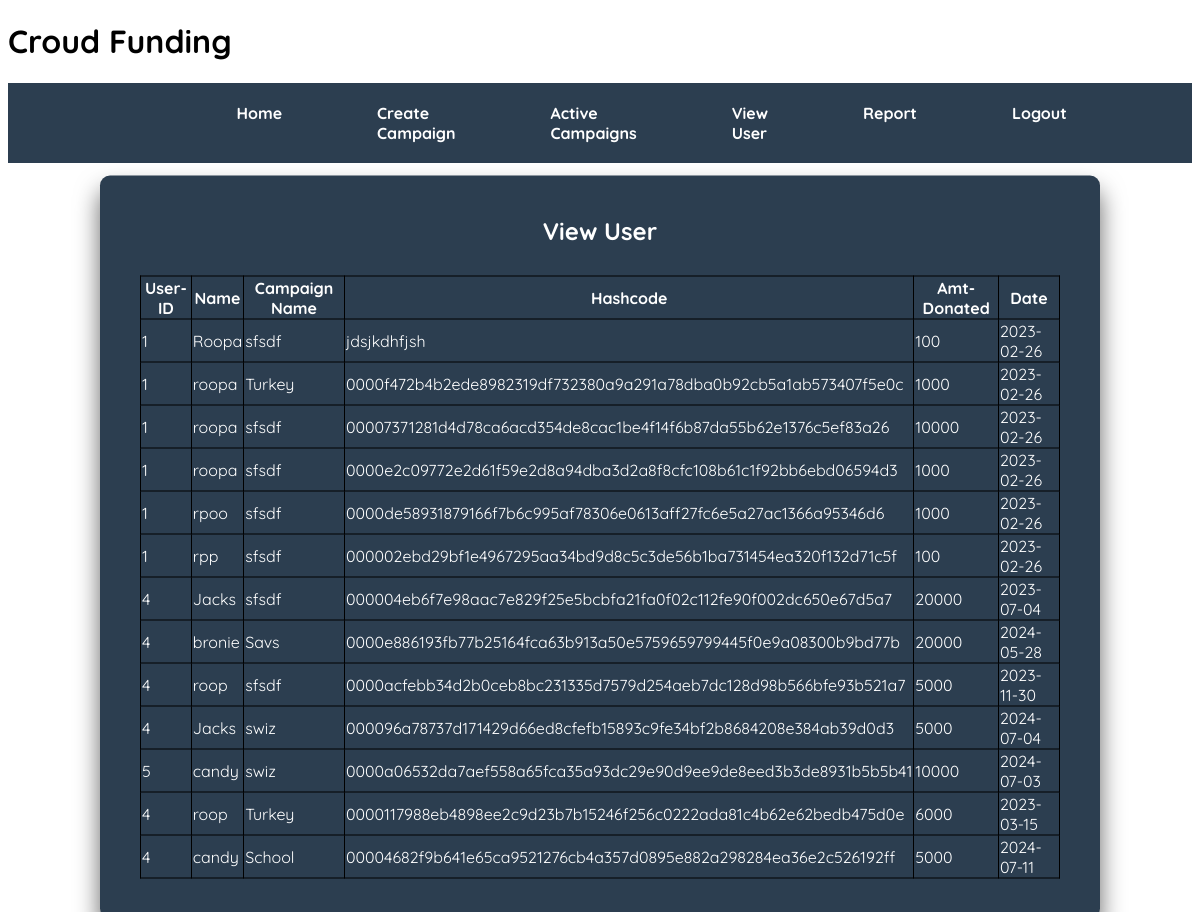
Page /viewuser on the committed database.
### fundapp/models.py (models this page shows, shortened)
class userdonation(models.Model):
    id = models.AutoField(primary_key=True)
    uid = models.CharField(max_length=30, null=False)
    first_name = models.CharField(max_length=30)
    cid = models.CharField(max_length=30, null=False)
    cname = models.CharField(max_length=30, null=False)
    hash_code = models.CharField(max_length=30, null=False)
    amt_donate = models.CharField(max_length=30, null=False)
    donated_on= models.CharField(max_length=30, null=False)

### fundapp/views.py (the view)
# urls.py: path('viewuser', views.viewuser,name='viewuser'),
def viewuser(request):
    viewuser = userdonation.objects.all()
    context = {
        'viewuser': viewuser
    }
    return render(request, "fundapp/viewuser.html", context)

### fundapp/templates/fundapp/viewuser.html (shortened to what this page needs)
<!DOCTYPE html>
<html lang="en">
<head>
     {% load static %}
    <link rel="stylesheet" type="text/css" href="{% static 'css/entrystyle.css' %}">
  <link rel="stylesheet" type="text/css" href="{% static 'css/homestyle.css' %}">
</head>
<body>
<div class="headlabel" >  <h1>Croud Funding</h1> </div>
<div>
    <header class="logo" >
        <nav>
            <ul >
                <li><a href="/homepage" style="color: #fff;">Home</a></li>
                <li><a href="/createcamp" style="color: #fff;">Create Campaign</a></li>
                <li><a href="/activecamp" style="color: #fff;">Active Campaigns</a></li>
                <li><a href="/viewuser" style="color: #fff;">View User</a></li>
                <li><a href="/report" style="color: #fff;">Report</a></li>
                <li><a href="/Login" style="color: #fff;">Logout</a></li>
            </ul>
        </nav>
    </header>
    </div>
<div class="login-box">
  <h2>View User</h2>
  <form>
 <table style="width:100%">
  <tr>
    <th>User-ID</th>
    <th>Name</th>
    <th>Campaign Name</th>
      <th>Hashcode</th>
    <th>Amt-Donated</th>
    <th>Date</th>
  </tr>
      {% for viewuser in viewuser %}
  <tr>
      <td>{{viewuser.uid}}</td>
    <td>{{viewuser.first_name}}</td>
    <td>{{viewuser.cname}}</td>
    <td>{{viewuser.hash_code}}</td>
    <td>{{viewuser.amt_donate}}</td>
    <td>{{viewuser.donated_on}}</td>
  </tr>
        {% endfor %}
</table>
  </form>
</div>
</body>
</html>

### fundapp/static/css/entrystyle.css (style rules this page uses)
.login-box { position: absolute; top: 60%; left: 50%; width: 1000px; padding: 40px; transform: translate(-50%, -50%); background: #2C3E50; box-sizing: border-box; box-shadow: 0 15px 25px rgba(0,0,0,.6); border-radius: 10px; }
.login-box h2 { margin: 0 0 30px; padding: 0; color: #fff; text-align: center; }

### fundapp/static/css/homestyle.css (style rules this page uses)
body { font-family: 'Quicksand', sans-serif; }
a { text-decoration: none; }
li { list-style-type: none; }
header { display: flex; flex-direction: row; align-items: center; padding: 0px 10%; background-color: #2C3E50; justify-content: space-between; height: 80px; }
.logo { color: #fff; font-weight: 900; }
nav ul { display: flex; flex-direction: row; }
nav ul li { margin-left: 50px; margin-right: 5px; }
nav ul li a { color: #000; display: block; padding: 10px 20px; border-radius: 1px; }

### fundapp/templates/fundapp/viewuser.html (style rules this page uses)
table, th, td { border:1px solid black; height:30px; border-collapse: collapse; color:#fff; }

### rows in the picture
userdonation: uid "1", first_name "Roopa", cname "sfsdf", hash_code "jdsjkdhfjsh", amt_donate "100", donated_on "2023-02-26"
userdonation: uid "1", first_name "roopa", cname "Turkey", hash_code "0000f472b4b2ede8982319df732380a9a291a78dba0b92cb5a1ab573407f5e0c", amt_donate "1000", donated_on "2023-02-26"
userdonation: uid "1", first_name "roopa", cname "sfsdf", hash_code "00007371281d4d78ca6acd354de8cac1be4f14f6b87da55b62e1376c5ef83a26", amt_donate "10000", donated_on "2023-02-26"
userdonation: uid "1", first_name "roopa", cname "sfsdf", hash_code "0000e2c09772e2d61f59e2d8a94dba3d2a8f8cfc108b61c1f92bb6ebd06594d3", amt_donate "1000", donated_on "2023-02-26"
userdonation: uid "1", first_name "rpoo", cname "sfsdf", hash_code "0000de58931879166f7b6c995af78306e0613aff27fc6e5a27ac1366a95346d6", amt_donate "1000", donated_on "2023-02-26"
userdonation: uid "1", first_name "rpp", cname "sfsdf", hash_code "000002ebd29bf1e4967295aa34bd9d8c5c3de56b1ba731454ea320f132d71c5f", amt_donate "100", donated_on "2023-02-26"
userdonation: uid "4", first_name "Jacks", cname "sfsdf", hash_code "000004eb6f7e98aac7e829f25e5bcbfa21fa0f02c112fe90f002dc650e67d5a7", amt_donate "20000", donated_on "2023-07-04"
userdonation: uid "4", first_name "bronie", cname "Savs", hash_code "0000e886193fb77b25164fca63b913a50e5759659799445f0e9a08300b9bd77b", amt_donate "20000", donated_on "2024-05-28"
userdonation: uid "4", first_name "roop", cname "sfsdf", hash_code "0000acfebb34d2b0ceb8bc231335d7579d254aeb7dc128d98b566bfe93b521a7", amt_donate "5000", donated_on "2023-11-30"
userdonation: uid "4", first_name "Jacks", cname "swiz", hash_code "000096a78737d171429d66ed8cfefb15893c9fe34bf2b8684208e384ab39d0d3", amt_donate "5000", donated_on "2024-07-04"
userdonation: uid "5", first_name "candy", cname "swiz", hash_code "0000a06532da7aef558a65fca35a93dc29e90d9ee9de8eed3b3de8931b5b5b41", amt_donate "10000", donated_on "2024-07-03"
userdonation: uid "4", first_name "roop", cname "Turkey", hash_code "0000117988eb4898ee2c9d23b7b15246f256c0222ada81c4b62e62bedb475d0e", amt_donate "6000", donated_on "2023-03-15"
userdonation: uid "4", first_name "candy", cname "School", hash_code "00004682f9b641e65ca9521276cb4a357d0895e882a298284ea36e2c526192ff", amt_donate "5000", donated_on "2024-07-11"
